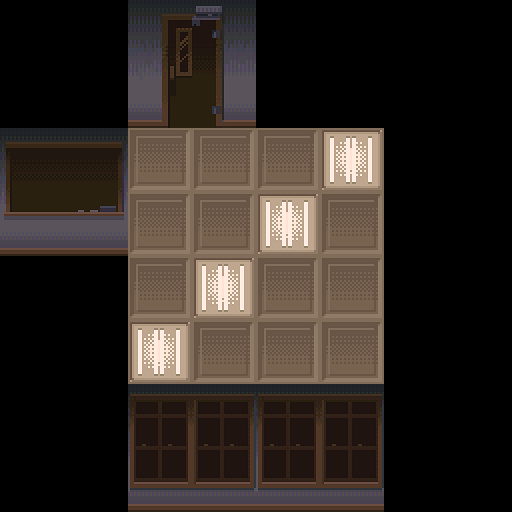

Tiled map render using the project's own tile images. Description and the whole map definition, tile-layer contents included, below:
An orthogonal 4x4 tile map with 128x128 px tiles, 3 tile layers (Floor, Ceiling, Walls) and 5 objects (Default, ActivateNorth, Enter).

<map version="1.5" tiledversion="1.7.2" orientation="orthogonal" renderorder="right-down" width="4" height="4" tilewidth="128" tileheight="128" infinite="0" nextlayerid="8" nextobjectid="35">
 <properties>
  <property name="AmbientLight" type="float" value="0.25" />
  <property name="Name" value="Biology Class" />
  <property name="Wall" value="ClassroomWall" />
 </properties>
 <tileset firstgid="1" source="Walls.tsx" />
 <layer id="1" name="Floor" width="4" height="4">
  <data encoding="csv">
0,0,0,0,
0,4,4,0,
0,4,4,0,
0,0,0,0
</data>
 </layer>
 <layer id="3" name="Ceiling" width="4" height="4">
  <data encoding="csv">
0,0,0,0,
0,11,9,0,
0,9,11,0,
0,0,0,0
</data>
 </layer>
 <layer id="4" name="Walls" width="4" height="4">
  <data encoding="csv">
0,6,0,0,
3,0,0,0,
0,0,0,0,
0,13,13,0
</data>
 </layer>
 <objectgroup id="2" name="Spawns">
  <object id="33" name="Default" x="128" y="128" width="128" height="128">
   <properties>
    <property name="Direction" value="South" />
   </properties>
  </object>
 </objectgroup>
 <objectgroup id="5" name="Events">
  <object id="32" name="Door to Foyer" type="ActivateNorth" x="128" y="0" width="128" height="128">
   <properties>
    <property name="Script" value="ChangeMap SchoolOrigin FromClass3" />
   </properties>
  </object>
  <object id="34" name="Advice" type="Enter" x="128" y="128" width="128" height="128">
   <properties>
    <property name="Script">Conversation GameAdvice1
DisableEvent</property>
   </properties>
  </object>
 </objectgroup>
 <objectgroup id="6" name="Lighting">
  <object id="29" x="128" y="256" width="128" height="128" />
  <object id="30" x="256" y="128" width="128" height="128" />
 </objectgroup>
 <objectgroup id="7" name="Walls" />
</map>
